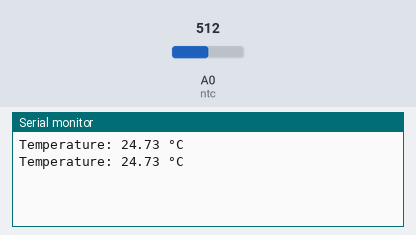
This sketch was run on a simulated Arduino Uno, built with avr-gcc and run on an emulated ATmega328P. Parts: the last lines printed to the serial monitor. The test bench sets the inputs (shaded band); at power-on: A0 (ntc) = 512.

Above: at 1.8 s.
1.9 s: A0 (ntc) set to 716
At 2.8 s:
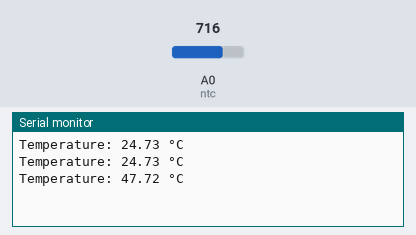
3.4 s: A0 (ntc) set to 900
At 4.8 s:
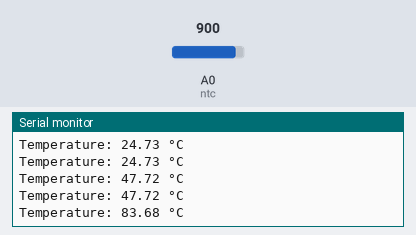
Timing chart, 0 to 6.4 s (numbered marks = the images above; inputs shaded):
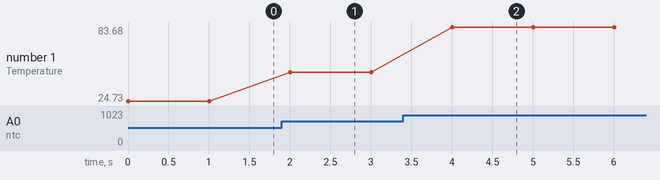

Measured:
- after the input at 1.9 s, the serial monitor: prints a new line after 0.10 s (image 1)
- after the input at 3.4 s, the serial monitor: prints a new line after 0.60 s (image 2)
- plotted number 1: 24.73 → 47.72 after the input at 1.9 s, 47.72 → 83.68 after the input at 3.4 s

The sketch:

thermistor_test.ino
```cpp
int ntc = A0;

void setup(){
  Serial.begin(9600);
  pinMode(ntc, INPUT);
}

void loop(){
  /*int analogValue = analogRead(ntc);
  double voltageValue = double(analogValue) * 5.0 / 1023;
  Serial.print("Value: ");
  Serial.print(analogValue);
  Serial.print(" ");
  Serial.print("Voltage: ");
  Serial.print(voltageValue);
  Serial.println(" V");
  */
  float temperature = calculateTemp(ntc);
  Serial.print("Temperature: ");
  Serial.print(temperature);
  Serial.println(" °C");
  delay(1000);
}

float calculateTemp(int ThermistorPin){
  int analogValue;
  float R1 = 10000;
  float logR2, R2, T, Tc, Tf;
  float c1 = 1.009249522e-03, c2 = 2.378405444e-04, c3 = 2.019202697e-07;
  analogValue = analogRead(ThermistorPin);
  R2 = R1 * (1023.0 / (float)analogValue - 1.0);
  logR2 = log(R2);
  T = (1.0 / (c1 + c2*logR2 + c3*logR2*logR2*logR2));
  Tc = T - 273.15;
  return Tc;
}
```
